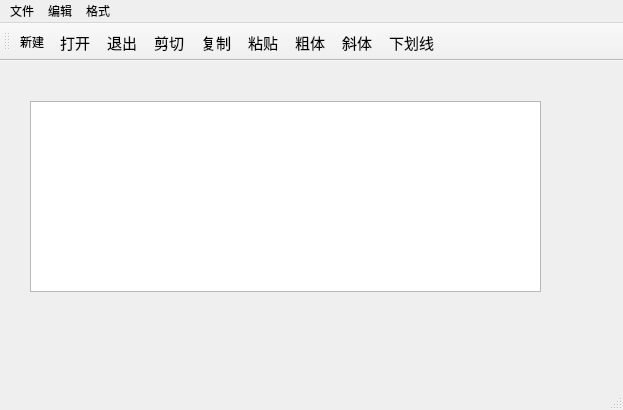
<?xml version="1.0" encoding="UTF-8"?>
<ui version="4.0">
 <class>MainWindow</class>
 <widget class="QMainWindow" name="MainWindow">
  <property name="geometry">
   <rect>
    <x>0</x>
    <y>0</y>
    <width>623</width>
    <height>410</height>
   </rect>
  </property>
  <property name="windowTitle">
   <string>MainWindow</string>
  </property>
  <widget class="QWidget" name="centralwidget">
   <widget class="QTextEdit" name="textEdit">
    <property name="geometry">
     <rect>
      <x>30</x>
      <y>40</y>
      <width>511</width>
      <height>191</height>
     </rect>
    </property>
   </widget>
  </widget>
  <widget class="QStatusBar" name="statusbar"/>
  <widget class="QMenuBar" name="menubar">
   <property name="geometry">
    <rect>
     <x>0</x>
     <y>0</y>
     <width>623</width>
     <height>26</height>
    </rect>
   </property>
   <widget class="QMenu" name="menu">
    <property name="title">
     <string>文件</string>
    </property>
    <addaction name="actNew"/>
    <addaction name="actOpen"/>
    <addaction name="actClose"/>
   </widget>
   <widget class="QMenu" name="menu_2">
    <property name="title">
     <string>编辑</string>
    </property>
    <addaction name="actCut"/>
    <addaction name="actCopy"/>
    <addaction name="actPaste"/>
    <addaction name="actClear"/>
   </widget>
   <widget class="QMenu" name="menu_3">
    <property name="title">
     <string>格式</string>
    </property>
    <addaction name="actFontBlod"/>
    <addaction name="actFontItalic"/>
    <addaction name="actFontUnder"/>
   </widget>
   <addaction name="menu"/>
   <addaction name="menu_2"/>
   <addaction name="menu_3"/>
  </widget>
  <widget class="QToolBar" name="toolBar">
   <property name="font">
    <font>
     <family>Agency FB</family>
     <pointsize>11</pointsize>
    </font>
   </property>
   <property name="windowTitle">
    <string>toolBar</string>
   </property>
   <property name="movable">
    <bool>true</bool>
   </property>
   <property name="toolButtonStyle">
    <enum>Qt::ToolButtonTextUnderIcon</enum>
   </property>
   <property name="floatable">
    <bool>true</bool>
   </property>
   <attribute name="toolBarArea">
    <enum>TopToolBarArea</enum>
   </attribute>
   <attribute name="toolBarBreak">
    <bool>false</bool>
   </attribute>
   <addaction name="actNew"/>
   <addaction name="actOpen"/>
   <addaction name="actClose"/>
   <addaction name="actCut"/>
   <addaction name="actCopy"/>
   <addaction name="actPaste"/>
   <addaction name="actFontBlod"/>
   <addaction name="actFontItalic"/>
   <addaction name="actFontUnder"/>
  </widget>
  <action name="actNew">
   <property name="checkable">
    <bool>false</bool>
   </property>
   <property name="icon">
    <iconset resource="res.qrc">
     <normaloff>:/images/images/new2.bmp</normaloff>:/images/images/new2.bmp</iconset>
   </property>
   <property name="text">
    <string>新建</string>
   </property>
   <property name="toolTip">
    <string>新建文件</string>
   </property>
   <property name="font">
    <font>
     <family>Agency FB</family>
     <pointsize>9</pointsize>
     <weight>50</weight>
     <bold>false</bold>
    </font>
   </property>
   <property name="shortcut">
    <string>Ctrl+B</string>
   </property>
   <property name="priority">
    <enum>QAction::NormalPriority</enum>
   </property>
  </action>
  <action name="actOpen">
   <property name="icon">
    <iconset resource="res.qrc">
     <normaloff>:/images/images/open3.bmp</normaloff>:/images/images/open3.bmp</iconset>
   </property>
   <property name="text">
    <string>打开</string>
   </property>
   <property name="toolTip">
    <string>打开文件内</string>
   </property>
   <property name="font">
    <font>
     <family>Agency FB</family>
    </font>
   </property>
   <property name="shortcut">
    <string>Ctrl+O</string>
   </property>
  </action>
  <action name="actClose">
   <property name="icon">
    <iconset resource="res.qrc">
     <normaloff>:/images/images/exit.bmp</normaloff>:/images/images/exit.bmp</iconset>
   </property>
   <property name="text">
    <string>退出</string>
   </property>
   <property name="toolTip">
    <string>退出文件</string>
   </property>
  </action>
  <action name="actCut">
   <property name="icon">
    <iconset resource="res.qrc">
     <normaloff>:/images/images/cut.bmp</normaloff>:/images/images/cut.bmp</iconset>
   </property>
   <property name="text">
    <string>剪切</string>
   </property>
   <property name="toolTip">
    <string>剪切文件</string>
   </property>
   <property name="shortcut">
    <string>Ctrl+X</string>
   </property>
  </action>
  <action name="actCopy">
   <property name="icon">
    <iconset resource="res.qrc">
     <normaloff>:/images/images/paste.bmp</normaloff>:/images/images/paste.bmp</iconset>
   </property>
   <property name="text">
    <string>复制</string>
   </property>
   <property name="toolTip">
    <string>复制文件</string>
   </property>
   <property name="shortcut">
    <string>Ctrl+C</string>
   </property>
  </action>
  <action name="actPaste">
   <property name="icon">
    <iconset resource="res.qrc">
     <normaloff>:/images/images/paste.bmp</normaloff>:/images/images/paste.bmp</iconset>
   </property>
   <property name="text">
    <string>粘贴</string>
   </property>
   <property name="toolTip">
    <string>粘贴文件</string>
   </property>
   <property name="shortcut">
    <string>Ctrl+V</string>
   </property>
  </action>
  <action name="actClear">
   <property name="icon">
    <iconset resource="res.qrc">
     <normaloff>:/images/images/103.bmp</normaloff>:/images/images/103.bmp</iconset>
   </property>
   <property name="text">
    <string>清空</string>
   </property>
   <property name="toolTip">
    <string>清空文件</string>
   </property>
  </action>
  <action name="actFontBlod">
   <property name="checkable">
    <bool>true</bool>
   </property>
   <property name="icon">
    <iconset resource="res.qrc">
     <normaloff>:/images/images/BLD.BMP</normaloff>:/images/images/BLD.BMP</iconset>
   </property>
   <property name="text">
    <string>粗体</string>
   </property>
   <property name="toolTip">
    <string>加粗字体</string>
   </property>
  </action>
  <action name="actFontItalic">
   <property name="checkable">
    <bool>true</bool>
   </property>
   <property name="icon">
    <iconset resource="res.qrc">
     <normaloff>:/images/images/ITL.BMP</normaloff>:/images/images/ITL.BMP</iconset>
   </property>
   <property name="text">
    <string>斜体</string>
   </property>
   <property name="toolTip">
    <string>字体加斜</string>
   </property>
  </action>
  <action name="actFontUnder">
   <property name="checkable">
    <bool>true</bool>
   </property>
   <property name="icon">
    <iconset resource="res.qrc">
     <normaloff>:/images/images/WORDUNDR.BMP</normaloff>:/images/images/WORDUNDR.BMP</iconset>
   </property>
   <property name="text">
    <string>下划线</string>
   </property>
   <property name="toolTip">
    <string>加下划线</string>
   </property>
  </action>
  <action name="acFont">
   <property name="icon">
    <iconset resource="res.qrc">
     <normaloff>:/images/images/20.ico</normaloff>:/images/images/20.ico</iconset>
   </property>
   <property name="text">
    <string>字体</string>
   </property>
   <property name="toolTip">
    <string>字体</string>
   </property>
  </action>
 </widget>
 <resources>
  <include location="res.qrc"/>
 </resources>
 <connections>
  <connection>
   <sender>actClose</sender>
   <signal>triggered()</signal>
   <receiver>MainWindow</receiver>
   <slot>close()</slot>
   <hints>
    <hint type="sourcelabel">
     <x>-1</x>
     <y>-1</y>
    </hint>
    <hint type="destinationlabel">
     <x>314</x>
     <y>226</y>
    </hint>
   </hints>
  </connection>
  <connection>
   <sender>actCut</sender>
   <signal>triggered()</signal>
   <receiver>textEdit</receiver>
   <slot>cut()</slot>
   <hints>
    <hint type="sourcelabel">
     <x>-1</x>
     <y>-1</y>
    </hint>
    <hint type="destinationlabel">
     <x>285</x>
     <y>222</y>
    </hint>
   </hints>
  </connection>
  <connection>
   <sender>actCopy</sender>
   <signal>triggered()</signal>
   <receiver>textEdit</receiver>
   <slot>copy()</slot>
   <hints>
    <hint type="sourcelabel">
     <x>-1</x>
     <y>-1</y>
    </hint>
    <hint type="destinationlabel">
     <x>285</x>
     <y>222</y>
    </hint>
   </hints>
  </connection>
  <connection>
   <sender>actPaste</sender>
   <signal>triggered()</signal>
   <receiver>textEdit</receiver>
   <slot>paste()</slot>
   <hints>
    <hint type="sourcelabel">
     <x>-1</x>
     <y>-1</y>
    </hint>
    <hint type="destinationlabel">
     <x>285</x>
     <y>222</y>
    </hint>
   </hints>
  </connection>
  <connection>
   <sender>actClear</sender>
   <signal>triggered()</signal>
   <receiver>textEdit</receiver>
   <slot>clear()</slot>
   <hints>
    <hint type="sourcelabel">
     <x>-1</x>
     <y>-1</y>
    </hint>
    <hint type="destinationlabel">
     <x>285</x>
     <y>222</y>
    </hint>
   </hints>
  </connection>
 </connections>
</ui>
